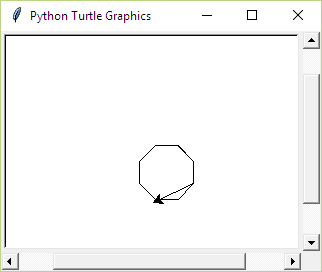

This figure's Python source:
# Author: John Carrick
# Date: 9 of april 2016
# License: CC BY-SA
# For CoderDojo WA

# Python Intro Turtle Graphics

# Python has a rich "library" of functions.
# We are going to use "turtle" to do some simple graphics.
import turtle

if __name__ == "__main__":
    # Setup our drawning surface
    turtle.setup(320,240)     # Sets up the size of the window
    turtle.Screen()           # Turns on the graphics window

    width = 22.5                # Create a variable called "width"
                              # and make it equal to 10
                              
    # Do some turtle graphics commands
    # Notice all commands from the turtle library is prefixed by "turtle."
    turtle.forward(width)     # Utilise the width variable we defined earlier
    turtle.right(45)
    turtle.forward(width)
    turtle.right(45)
    turtle.forward(width)
    turtle.right(45)
    turtle.forward(width)
    turtle.right(45)
    turtle.forward(22.5)
    turtle.right(45)
    turtle.forward(22.5)
    turtle.right(45)
    turtle.forward(22.5)
    turtle.right(45)
    turtle.forward(22.5)
    turtle.right(45)
    turtle.forward(22.5)
    turtle.right(45)
    turtle.forward(22.5)
    turtle.right(45)
    turtle.forward(22.5)
    turtle.right(45)
    turtle.right(20)
    turtle.forward(45)

    ret = input("Press enter to exit.")
    turtle.Screen().bye()     # Turn off the graphics window

# Library reference: http://docs.python.org/2/library/turtle.html
